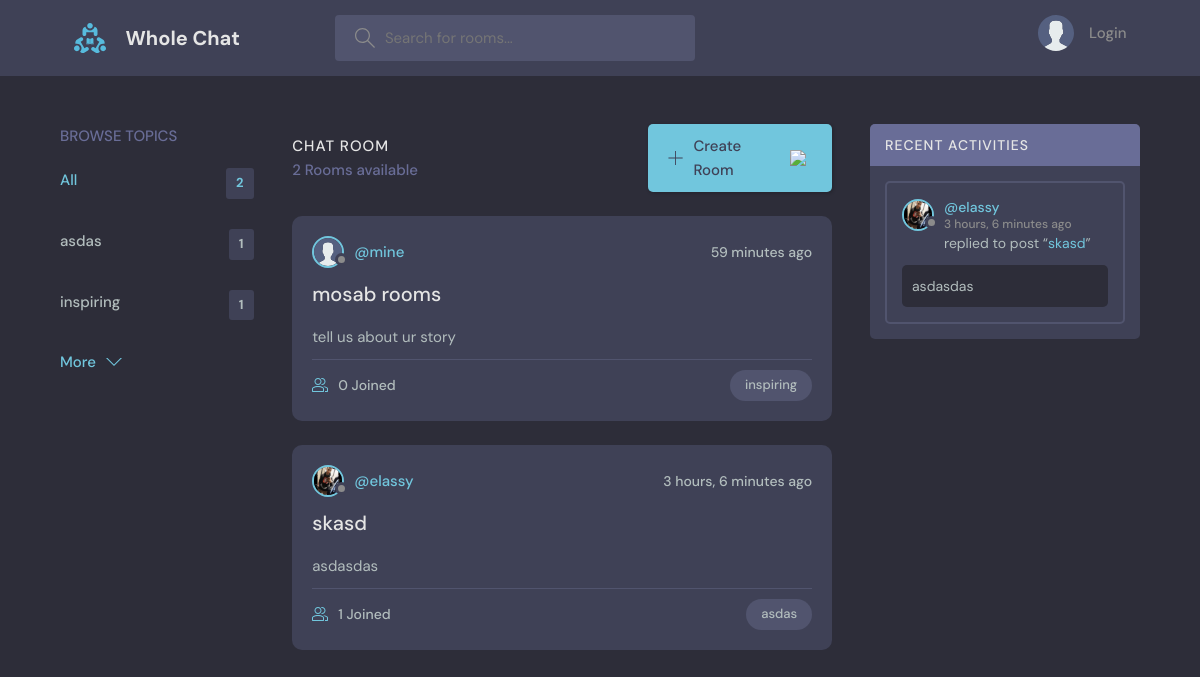
The page / on the database its author committed.
### base/models.py (models this page shows, shortened)
class Topic(models.Model):
    name = models.CharField(max_length=200)

class Room(models.Model):
    host = models.ForeignKey(User, on_delete=models.SET_NULL, null= True)
    topic = models.ForeignKey(Topic, on_delete=models.SET_NULL, null= True)
    name = models.CharField(max_length=200)
    description = models.TextField(null=True, blank=True)
    members = models.ManyToManyField(User, related_name='members', blank=True)
    updated = models.DateTimeField(auto_now=True)
    created = models.DateTimeField(auto_now_add=True)
    class Meta:
        ordering = ['-updated', '-created']
    def __str__(self):
        return self.name

class User(AbstractUser):
    name = models.CharField(max_length=200, null=True)
    bio = models.TextField(null=True)
    email = models.EmailField(unique=True, null=True)
    avatar = models.ImageField(null=True, default='avatar.svg')
    USERNAME_FIELD = 'email'
    REQUIRED_FIELDS = []

class Message(models.Model):
    user = models.ForeignKey(User, on_delete=models.CASCADE)
    room = models.ForeignKey(Room, on_delete=models.CASCADE)
    body = models.TextField()
    updated = models.DateTimeField(auto_now=True)
    created = models.DateTimeField(auto_now_add=True)
    class Meta:
        ordering = ['-updated', '-created']

### base/views.py (the view)
# urls.py: path('', views.home, name='home'),
def home(request):
    q = request.GET.get('q') if request.GET.get('q') != None else ''
    rooms = Room.objects.filter(Q(topic__name__icontains=q) |
    Q(name__icontains=q)|
    Q(description__icontains=q))
    topics = Topic.objects.all()[0:5]
    room_count = rooms.count()
    room_messages = Message.objects.filter(Q(room__topic__name__icontains=q))
    con = {'rooms': rooms, 'topics':topics, 'room_count':room_count, 'room_messages':room_messages}
    return render(request, 'base/home.html', con)

### base/templates/base/home.html (shortened to what this page needs)
{% extends 'main.html' %}
{% block content %}
<main class="layout layout--3">
  <div class="container">
    {% include 'base/topics.html' %}
    <div class="roomList">
      <div class="roomList__header">
        <div>
          <h2>Chat Room</h2>
          <p>{{room_count}} Rooms available</p>
        </div>
        <a class="btn btn--main" href="{% url 'create-room' %}">
          <svg version="1.1" xmlns="http://www.w3.org/2000/svg" width="32" height="32" viewBox="0 0 32 32">
            <title>add</title>
            <path
              d="M16.943 0.943h-1.885v14.115h-14.115v1.885h14.115v14.115h1.885v-14.115h14.115v-1.885h-14.115v-14.115z"
            ></path>
          </svg>
          Create Room <img style='max-width:22px;' src='https://cdn-icons-png.flaticon.com/512/1535/1535032.png'>
        </a>
      </div>
      {% include 'base/feed.html' %}
    </div>
    {% include 'base/activity.html' %}
  </div>
</main>
{% endblock %}

### base/templates/base/topics.html
<div class="topics">
    <div class="topics__header">
        <h2>Browse Topics</h2>
    </div>
    <ul class="topics__list">
        <li>
            <a href="{% url 'home' %}" class="active">All <span>{{topics.count}}</span></a>
        </li>
        {% for topic in topics %}
        <li>
            <a href="{% url 'home' %}?q={{topic.name}}">{{topic.name}}<span>{{topic.room_set.all.count}}</span></a>
        </li>
        {% endfor %}
    </ul>
    <a class="btn btn--link" href="{% url 'topics' %}">
        More
        <svg version="1.1" xmlns="http://www.w3.org/2000/svg" width="32" height="32" viewBox="0 0 32 32">
            <title>chevron-down</title>
            <path d="M16 21l-13-13h-3l16 16 16-16h-3l-13 13z"></path>
        </svg>
    </a>
</div>

### base/templates/base/feed.html (shortened to what this page needs)
{% for room in rooms %}
<div class="roomListRoom">
    <div class="roomListRoom__header">
      <a href="{% url 'user-profile' room.host.id %}" class="roomListRoom__author">
        <div class="avatar avatar--small">
          <img src="{{room.host.avatar.url}}" />
        </div>
        <span>@{{room.host.username}}</span>
      </a>
      <div class="roomListRoom__actions">
        <span>{{room.created|timesince}} ago</span>
      </div>
    </div>
    <div class="roomListRoom__content">
      <a href="{% url 'room' room.id %}">{{room.name}}</a>
      <p>
        {{room.description}}
      </p>
    </div>
    <div class="roomListRoom__meta">
      <a href="{% url 'room' room.id %}" class="roomListRoom__joined">
        {{room.members.all.count}} Joined
      </a>
      <p class="roomListRoom__topic">{{room.topic.name}}</p>
    </div>
  </div>
  {% endfor %}

### base/templates/base/activity.html (shortened to what this page needs)
<div class="activities">
    <div class="activities__header">
      <h2>Recent Activities </h2>
    </div>
{% for message in room_messages %}
<div class="activities__box">
    <div class="activities__boxHeader roomListRoom__header">
      <a href="{% url 'user-profile' message.user.id %}" class="roomListRoom__author">
        <div class="avatar avatar--small">
          <img src="{{message.user.avatar.url}}" />
        </div>
        <p>
          @{{message.user.username}}
          <span>{{message.created|timesince}} ago</span>
        </p>
      </a>
    </div>
    <div class="activities__boxContent">
      <p>replied to post “<a href="{% url 'room' message.room.id %}">{{message.room}}</a>”</p>
      <div class="activities__boxRoomContent">
        {{message.body}}
        </div>
    </div>
  </div>
{% endfor %}
</div>

### rows shown on the page
Topic: name "asdas", room_set.all.count "1"
Topic: name "inspiring", room_set.all.count "1"
Room: host.avatar (placeholder picture), host.username "mine", created "59 minutes", name "mosab rooms", description "tell us about ur story", members.all.count "0", topic.name "inspiring"
Room: host.avatar (picture), host.username "elassy", created "3 hours, 6 minutes", name "skasd", description "asdasdas", members.all.count "1", topic.name "asdas"
Message: user.avatar (picture), user.username "elassy", created "3 hours, 6 minutes", room "skasd", body "asdasdas"

### other values the page prints
{{ topics.count }} "2"
{{ room_count }} "2"
